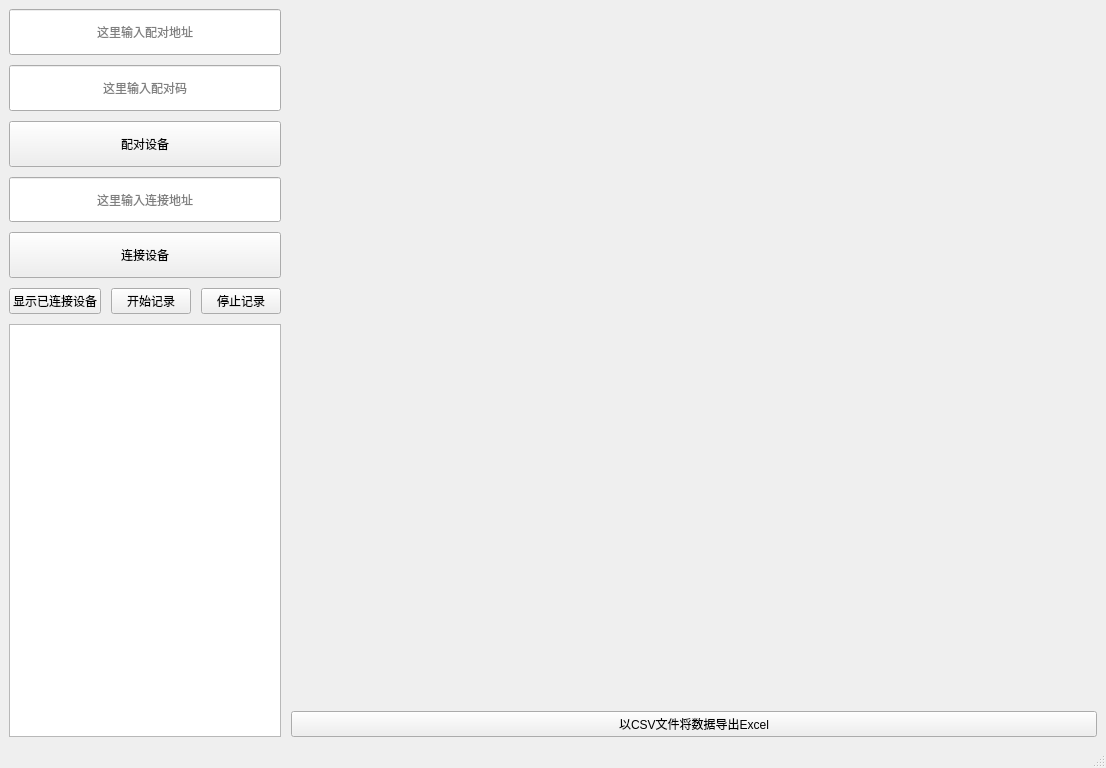
<?xml version="1.0" encoding="UTF-8"?>
<ui version="4.0">
 <class>MainWindow</class>
 <widget class="QMainWindow" name="MainWindow">
  <property name="geometry">
   <rect>
    <x>0</x>
    <y>0</y>
    <width>1106</width>
    <height>768</height>
   </rect>
  </property>
  <property name="windowTitle">
   <string>AndroidChargeAnalyst</string>
  </property>
  <property name="windowIcon">
   <iconset>
    <normaloff>C:/Users/ShirakawaTyu/Desktop/lightning-305555_640.png</normaloff>C:/Users/ShirakawaTyu/Desktop/lightning-305555_640.png</iconset>
  </property>
  <widget class="QWidget" name="centralwidget">
   <layout class="QGridLayout" name="gridLayout_3">
    <item row="0" column="0">
     <layout class="QGridLayout" name="gridLayout_2" rowstretch="1,1,8" columnstretch="1,8">
      <property name="spacing">
       <number>10</number>
      </property>
      <item row="0" column="0" rowspan="3">
       <layout class="QGridLayout" name="gridLayout" rowstretch="1,1,1,1,1,0,9" columnstretch="1,1,1,1">
        <property name="spacing">
         <number>10</number>
        </property>
        <item row="5" column="2">
         <widget class="QPushButton" name="startButton">
          <property name="text">
           <string>开始记录</string>
          </property>
         </widget>
        </item>
        <item row="5" column="3">
         <widget class="QPushButton" name="stopButton">
          <property name="text">
           <string>停止记录</string>
          </property>
         </widget>
        </item>
        <item row="4" column="0" colspan="4">
         <widget class="QPushButton" name="connectButton">
          <property name="sizePolicy">
           <sizepolicy hsizetype="Minimum" vsizetype="Minimum">
            <horstretch>0</horstretch>
            <verstretch>0</verstretch>
           </sizepolicy>
          </property>
          <property name="text">
           <string>连接设备</string>
          </property>
         </widget>
        </item>
        <item row="3" column="0" colspan="4">
         <widget class="QLineEdit" name="linkLineEdit">
          <property name="sizePolicy">
           <sizepolicy hsizetype="Expanding" vsizetype="Minimum">
            <horstretch>0</horstretch>
            <verstretch>0</verstretch>
           </sizepolicy>
          </property>
          <property name="alignment">
           <set>Qt::AlignCenter</set>
          </property>
          <property name="placeholderText">
           <string>这里输入连接地址</string>
          </property>
         </widget>
        </item>
        <item row="2" column="0" colspan="4">
         <widget class="QPushButton" name="pairButton">
          <property name="sizePolicy">
           <sizepolicy hsizetype="Minimum" vsizetype="Minimum">
            <horstretch>0</horstretch>
            <verstretch>0</verstretch>
           </sizepolicy>
          </property>
          <property name="text">
           <string>配对设备</string>
          </property>
         </widget>
        </item>
        <item row="1" column="0" colspan="4">
         <widget class="QLineEdit" name="pairLineEdit_2">
          <property name="sizePolicy">
           <sizepolicy hsizetype="Expanding" vsizetype="Minimum">
            <horstretch>0</horstretch>
            <verstretch>0</verstretch>
           </sizepolicy>
          </property>
          <property name="alignment">
           <set>Qt::AlignCenter</set>
          </property>
          <property name="placeholderText">
           <string>这里输入配对码</string>
          </property>
         </widget>
        </item>
        <item row="0" column="0" colspan="4">
         <widget class="QLineEdit" name="pairLineEdit">
          <property name="sizePolicy">
           <sizepolicy hsizetype="Expanding" vsizetype="Minimum">
            <horstretch>0</horstretch>
            <verstretch>0</verstretch>
           </sizepolicy>
          </property>
          <property name="alignment">
           <set>Qt::AlignCenter</set>
          </property>
          <property name="placeholderText">
           <string>这里输入配对地址</string>
          </property>
         </widget>
        </item>
        <item row="6" column="0" colspan="4">
         <widget class="QTextBrowser" name="adbInfo">
          <property name="sizePolicy">
           <sizepolicy hsizetype="Minimum" vsizetype="Minimum">
            <horstretch>0</horstretch>
            <verstretch>0</verstretch>
           </sizepolicy>
          </property>
         </widget>
        </item>
        <item row="5" column="0" colspan="2">
         <widget class="QPushButton" name="refreshButton">
          <property name="text">
           <string>显示已连接设备</string>
          </property>
         </widget>
        </item>
       </layout>
      </item>
      <item row="0" column="1">
       <widget class="QChartView" name="widget_3" native="true">
        <property name="sizePolicy">
         <sizepolicy hsizetype="Preferred" vsizetype="Preferred">
          <horstretch>0</horstretch>
          <verstretch>0</verstretch>
         </sizepolicy>
        </property>
        <property name="minimumSize">
         <size>
          <width>0</width>
          <height>0</height>
         </size>
        </property>
       </widget>
      </item>
      <item row="1" column="1">
       <widget class="QChartView" name="widget_4" native="true">
        <property name="minimumSize">
         <size>
          <width>0</width>
          <height>0</height>
         </size>
        </property>
       </widget>
      </item>
      <item row="2" column="1">
       <widget class="QPushButton" name="csvButton">
        <property name="text">
         <string>以CSV文件将数据导出Excel</string>
        </property>
       </widget>
      </item>
     </layout>
    </item>
   </layout>
  </widget>
  <widget class="QStatusBar" name="statusbar"/>
 </widget>
 <customwidgets>
  <customwidget>
   <class>QChartView</class>
   <extends>QWidget</extends>
   <header location="global">PyQt5.QtChart</header>
   <container>1</container>
  </customwidget>
 </customwidgets>
 <resources/>
 <connections/>
</ui>
